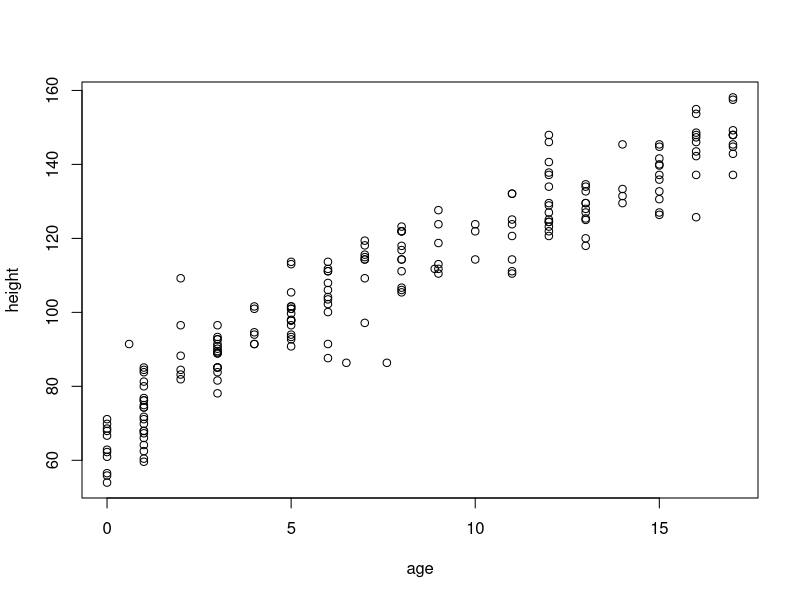
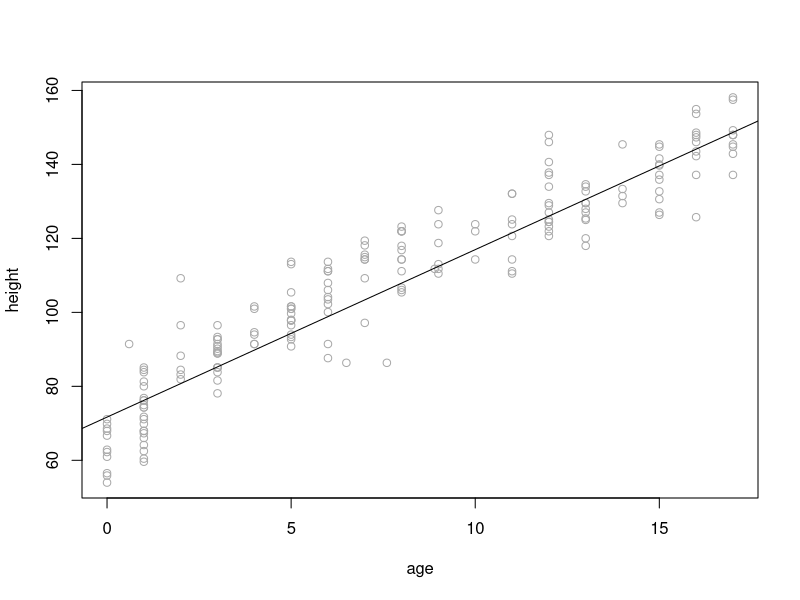
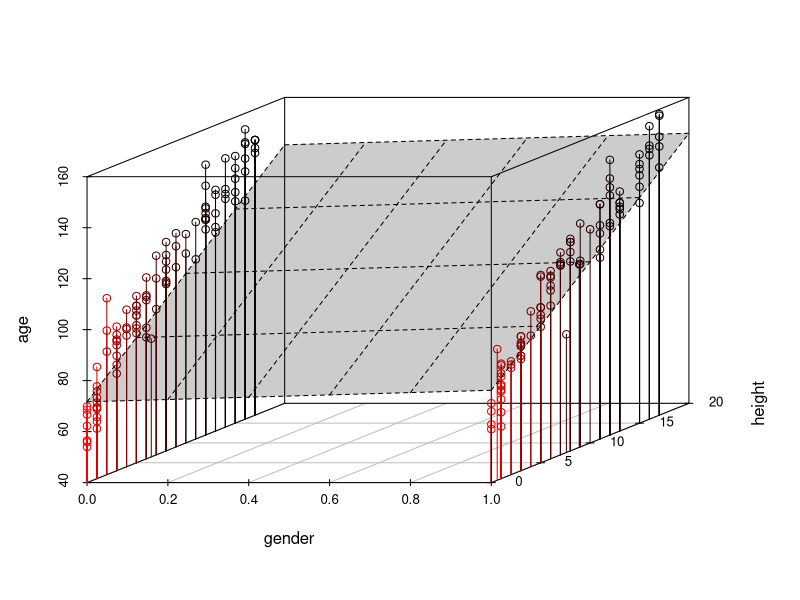
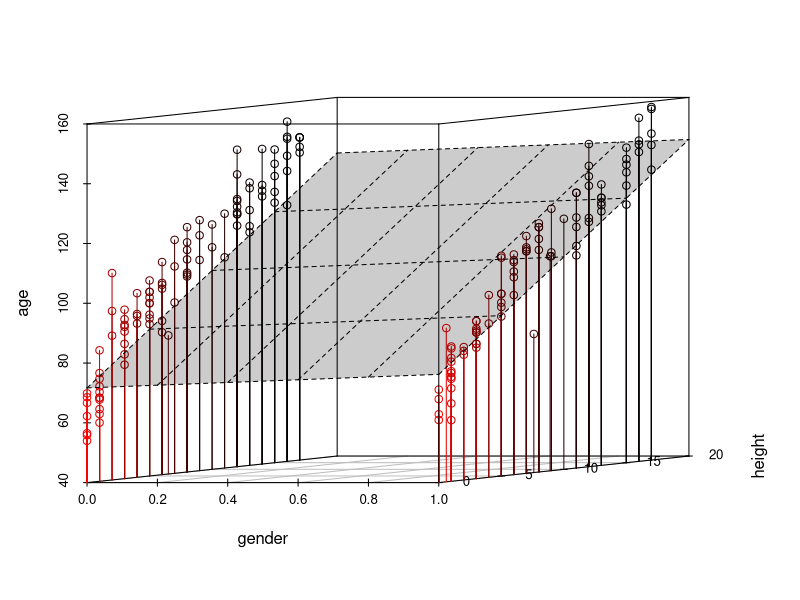
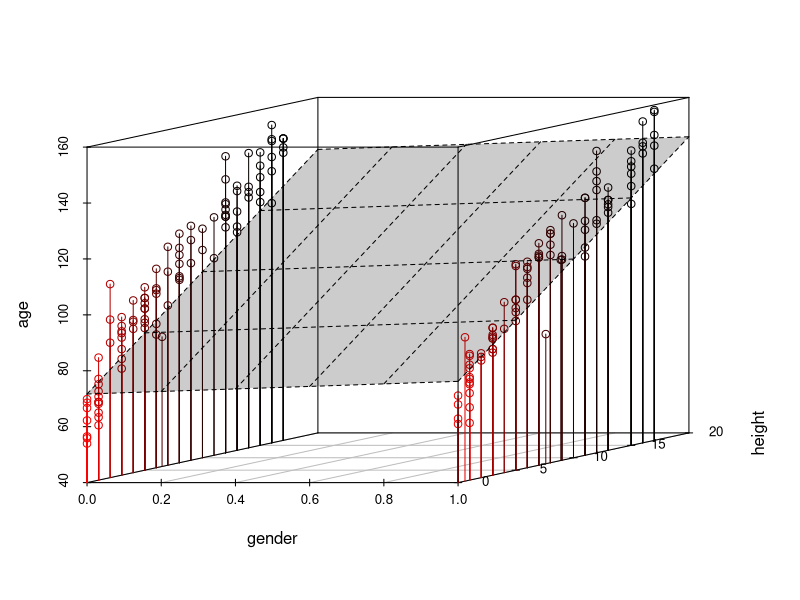
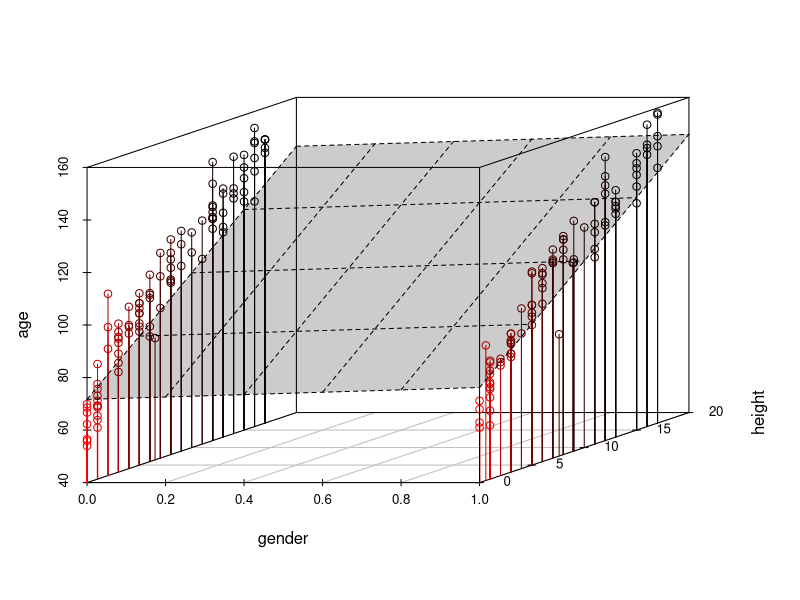
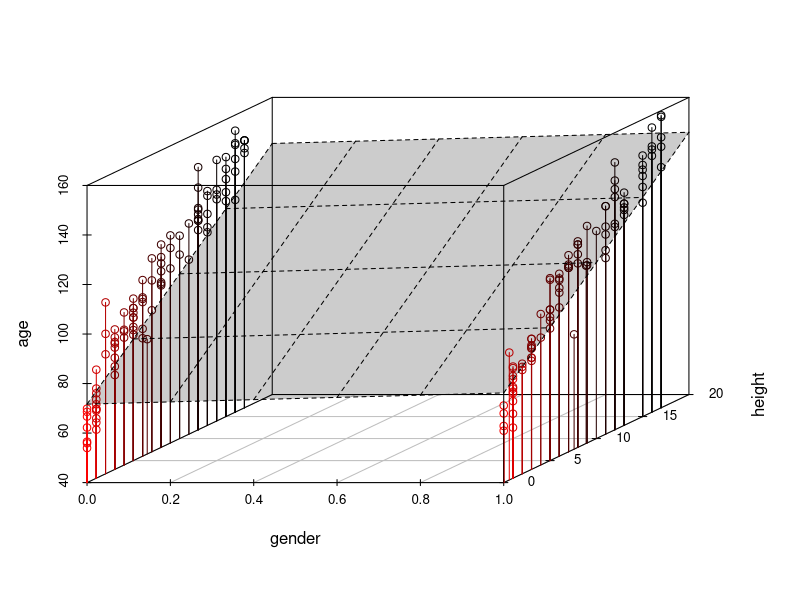
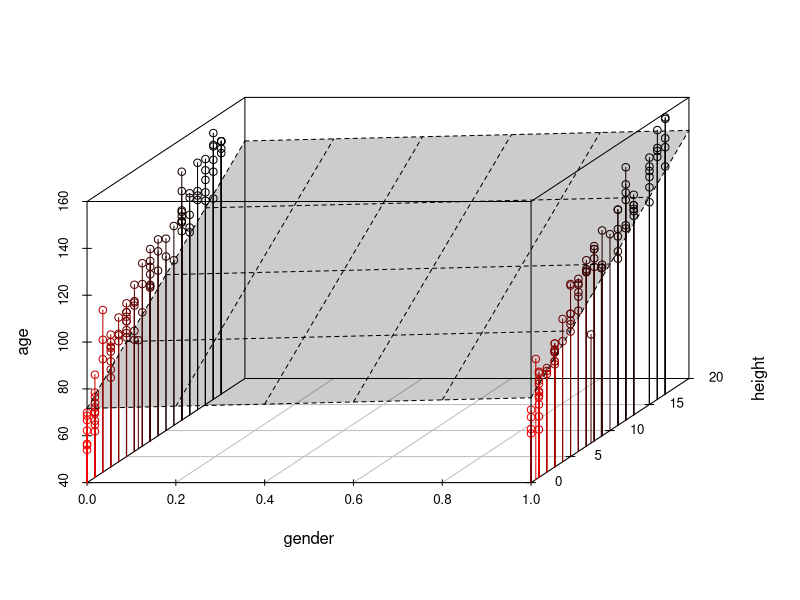

Source code (R) for these figures, in order:
# Einfuehrung lineare Modelle
# GGSG-Statistikkurs
# September 2018


# Pakete installieren / laden
if(!is.element("tidyverse", installed.packages())) { install.packages("tidyverse") }
library(tidyverse)

# Daten einlesen
hw <- read_csv("howell.csv")

# nur Kinder
hw <- subset(hw, age < 18)

# plot
with(hw, plot(age, height))

# Modell
mm1 <- lm(height ~ age + gender, data = hw)

# Summary
summary(mm1)

# plot (1)
with(hw, plot(age, height, col = "darkgrey"))
abline(mm1) # was sagt uns die Warnung?
            # --> es gibt natuerlich mehr als 2 Koeffizienten...
            # d.h. es wurde mehr als 1 Linie angepasst!

# einzelne Koeffizienten
coef(mm1)
a        <- coef(mm1)[1]
b_age    <- coef(mm1)[2]
b_gender <- coef(mm1)[3] 


# scatterplot3d package
if(!is.element("scatterplot3d", installed.packages())) {
  install.packages("scatterplot3d")
}
library(scatterplot3d)

# 3D-Plot mit Regressionsplane
hw$gender2 <- ifelse(hw$gender=="male", 0, 1)
s3d <- scatterplot3d(x = as.numeric(as.factor(hw$gender))-1,
              y = hw$age, 
              z = hw$height, type = "h", highlight.3d = T,
              xlab = "gender", ylab = "height", zlab = "age",
              angle = 35)
s3d$plane3d(mm1, draw_polygon = T, draw_lines = T) 


# rotieren lassen:
for(i in 1:36) {
  s3d <- scatterplot3d(x = as.numeric(as.factor(hw$gender))-1,
                       y = hw$age, 
                       z = hw$height, type = "h", highlight.3d = T,
                       xlab = "gender", ylab = "height", zlab = "age",
                       angle = i*10)
  s3d$plane3d(mm1, draw_polygon = T, draw_lines = T)
  Sys.sleep(.5)
}



#######################
# Multikollinearitaet #
#######################

# Beispiel aus McElreath (2015)
# wir ergaenzen den !Kung-Datensatz um fiktive Beinlaengen...
set.seed(1990)
hw$leg_left <- runif(nrow(hw), 0.4, 0.5) * hw$height + rnorm(nrow(hw), 0, 0.02)
set.seed(1995)
hw$leg_right <-  runif(nrow(hw), 0.4, 0.5) * hw$height + rnorm(nrow(hw), 0, 0.02)


# Laenge eines Beins als Praediktor fuer Groesse
m_leg1 <- lm(height ~ leg_left, data = hw)
summary(m_leg1)


# Laenge beider Beine als Praediktoren
m_leg2 <- lm(height ~ leg_left + leg_right, data = hw)
summary(m_leg2)
car::vif(m_leg2)


# mit Interaktion
m_leg3 <- lm(height ~  leg_left * leg_right, data = hw)
summary(m_leg3)
car::vif(m_leg3)
